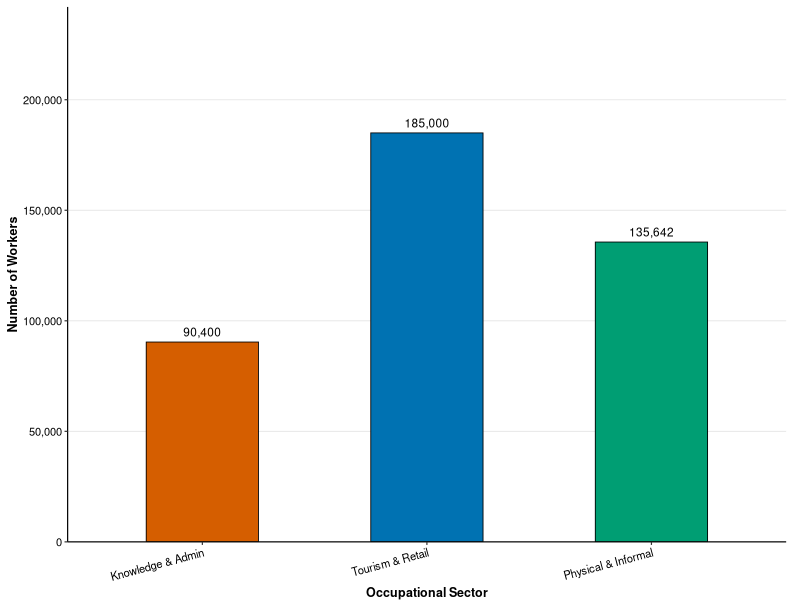
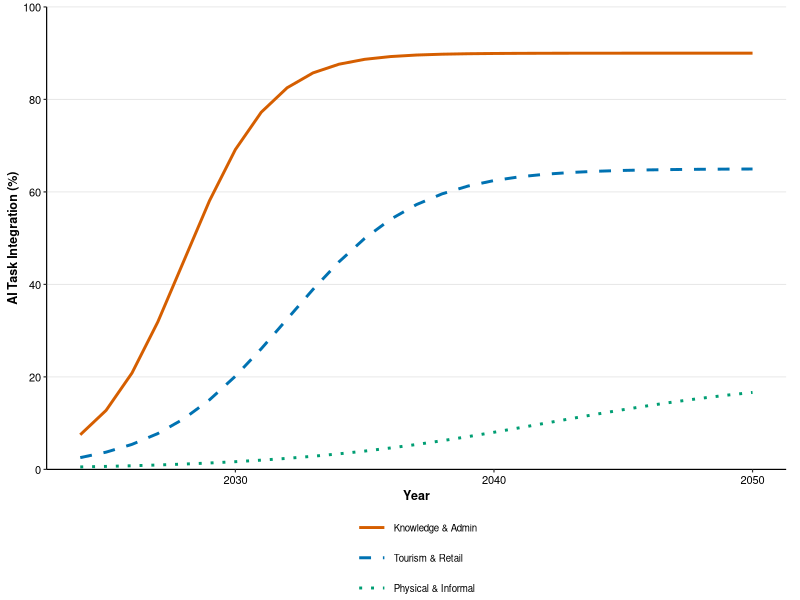
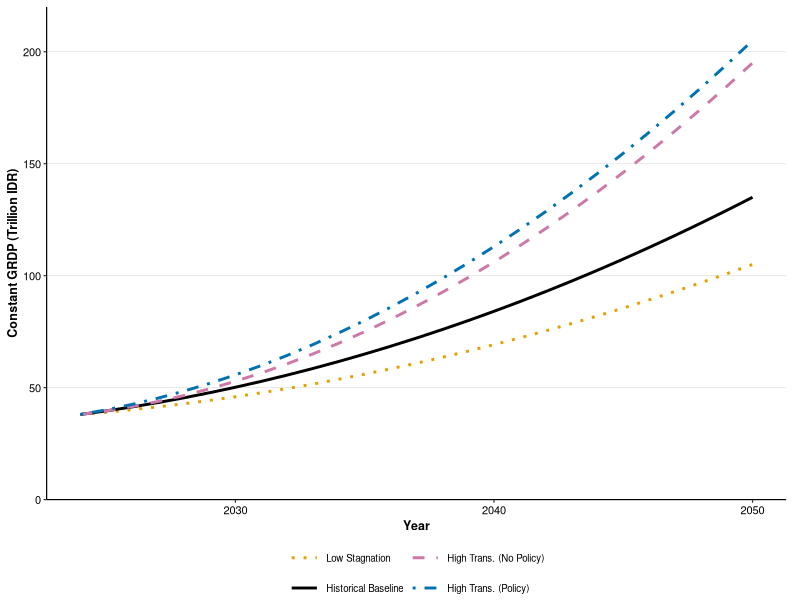
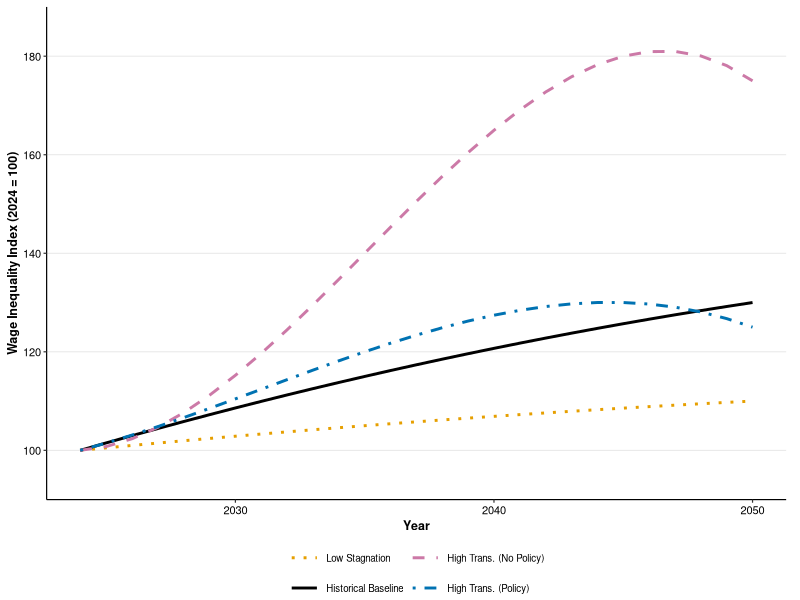

Write the R code that produced these figures, in order.
# ==============================================================================
# AI IMPACT ON KOTA DENPASAR: ACADEMIC FIGURE GENERATOR (LaTeX OPTIMIZED)
# ==============================================================================
# This script generates PDF figures optimized for a two-column academic journal.
# Adjustments include: 3.5-inch column widths, colorblind-safe palettes, 
# removal of in-plot titles (for LaTeX \caption integration), and multiple 
# linetypes for grayscale printing resilience.
# ==============================================================================

if (!require(ggplot2)) install.packages("ggplot2")
library(ggplot2)

# Ensure the output directory exists
dir.create("img", showWarnings = FALSE)

# ==============================================================================
# GLOBAL ACADEMIC THEME & PALETTES
# ==============================================================================

# Okabe-Ito Colorblind-Safe Palette (Gold standard for scientific journals)
journal_colors <- c(
  "orange" = "#E69F00", 
  "sky_blue" = "#56B4E9", 
  "bluish_green" = "#009E73", 
  "yellow" = "#F0E442", 
  "blue" = "#0072B2", 
  "vermilion" = "#D55E00", 
  "reddish_purple" = "#CC79A7",
  "black" = "#000000"
)

# Academic layout optimized for 3.5-inch single-column width
academic_theme <- theme_classic(base_size = 9) +
  theme(
    text = element_text(family = "sans", color = "black"),
    axis.text = element_text(color = "black", size = 8),
    axis.title = element_text(color = "black", size = 9, face = "bold"),
    legend.position = "bottom",
    legend.title = element_blank(),
    legend.text = element_text(size = 7),
    legend.key.width = unit(0.8, "cm"),
    legend.margin = margin(t = 0, b = 0),
    panel.grid.major.y = element_line(color = "gray90", linewidth = 0.3),
    plot.margin = margin(t = 5, r = 10, b = 0, l = 5)
  )

# Output dimensions for LaTeX single-column (inches)
fig_width <- 3.5
fig_height <- 2.8

# ==============================================================================
# PHASE 1: EXPOSURE ASSESSMENT (Shift-Share & Task Exposure)
# ==============================================================================
cat("Generating Academic Phase 1: Occupational Exposure...\n")

phase1_data <- data.frame(
  Sector = factor(c("Knowledge & Admin", "Tourism & Retail", "Physical & Informal"),
                  levels = c("Knowledge & Admin", "Tourism & Retail", "Physical & Informal")),
  Workers = c(90400, 185000, 135642)
)

plot_phase1 <- ggplot(phase1_data, aes(x = Sector, y = Workers, fill = Sector)) +
  geom_bar(stat = "identity", width = 0.5, color = "black", linewidth = 0.3) +
  geom_text(aes(label = scales::comma(Workers)), vjust = -0.6, size = 3) +
  scale_fill_manual(values = unname(c(journal_colors["vermilion"], journal_colors["blue"], journal_colors["bluish_green"]))) +
  scale_y_continuous(labels = scales::comma, limits = c(0, 220000), expand = expansion(mult = c(0, 0.1))) +
  labs(x = "Occupational Sector", y = "Number of Workers") +
  academic_theme + 
  theme(legend.position = "none", axis.text.x = element_text(angle = 15, hjust = 1))

# ==============================================================================
# PHASE 2: TEMPORAL DIFFUSION (S-CURVES)
# ==============================================================================
cat("Generating Academic Phase 2: S-Curves...\n")

calc_scurve <- function(t, L, k, t0, accel) {
  t0_adjusted <- t0 - accel
  return(L / (1 + exp(-k * (t - t0_adjusted))))
}

years <- 2024:2050
ACCEL <- 3 # 3 years acceleration applied

phase2_data <- data.frame(
  Year = rep(years, 3),
  Sector = factor(rep(c("Knowledge & Admin", "Tourism & Retail", "Physical & Informal"), each = length(years)),
                  levels = c("Knowledge & Admin", "Tourism & Retail", "Physical & Informal"))
)

phase2_data$Adoption_Rate <- c(
  calc_scurve(years, 90, 0.6, 2031, ACCEL),
  calc_scurve(years, 65, 0.4, 2035, ACCEL),
  calc_scurve(years, 20, 0.2, 2042, 0)
)

plot_phase2 <- ggplot(phase2_data, aes(x = Year, y = Adoption_Rate, color = Sector, linetype = Sector)) +
  geom_line(linewidth = 1) +
  scale_color_manual(values = unname(c(journal_colors["vermilion"], journal_colors["blue"], journal_colors["bluish_green"]))) +
  scale_linetype_manual(values = c("solid", "dashed", "dotted")) +
  scale_y_continuous(limits = c(0, 100), breaks = seq(0, 100, 20), expand = c(0,0)) +
  labs(x = "Year", y = "AI Task Integration (%)") +
  academic_theme +
  guides(color = guide_legend(ncol = 1)) # Stack legend vertically for compact width

# ==============================================================================
# PHASE 3: MACROECONOMIC PROJECTION (Combined Scenarios)
# ==============================================================================
cat("Generating Academic Phase 3: Macroeconomic Projections...\n")

# To provide a rigorous academic chart, we map all scenarios onto the same plot.
scenarios <- c("Low Stagnation", "Historical Baseline", "High Trans. (No Policy)", "High Trans. (Policy)")

# Define spline anchor points
pts_grdp <- list(
  spline(c(2024, 2035, 2050), c(38, 56, 105), xout = years),
  spline(c(2024, 2035, 2050), c(38, 65, 135), xout = years),
  spline(c(2024, 2035, 2050), c(38, 75, 195), xout = years),
  spline(c(2024, 2035, 2050), c(38, 80, 205), xout = years)
)

pts_ineq <- list(
  spline(c(2024, 2035, 2050), c(100, 105, 110), xout = years),
  spline(c(2024, 2035, 2050), c(100, 115, 130), xout = years),
  spline(c(2024, 2035, 2045, 2050), c(100, 140, 180, 175), xout = years),
  spline(c(2024, 2035, 2045, 2050), c(100, 120, 130, 125), xout = years)
)

# Build Dataframes
phase3_grdp <- data.frame()
phase3_ineq <- data.frame()

for(i in 1:4) {
  phase3_grdp <- rbind(phase3_grdp, data.frame(Year = years, Value = pts_grdp[[i]]$y, Scenario = scenarios[i]))
  phase3_ineq <- rbind(phase3_ineq, data.frame(Year = years, Value = pts_ineq[[i]]$y, Scenario = scenarios[i]))
}

# Factor ordering
phase3_grdp$Scenario <- factor(phase3_grdp$Scenario, levels = scenarios)
phase3_ineq$Scenario <- factor(phase3_ineq$Scenario, levels = scenarios)

# Colors and Linetypes for scenarios
scen_colors <- unname(c(journal_colors["orange"], journal_colors["black"], journal_colors["reddish_purple"], journal_colors["blue"]))
scen_lines <- c("dotted", "solid", "dashed", "dotdash")

# GRDP Plot
plot_phase3_grdp <- ggplot(phase3_grdp, aes(x = Year, y = Value, color = Scenario, linetype = Scenario)) +
  geom_line(linewidth = 1) +
  scale_color_manual(values = scen_colors) +
  scale_linetype_manual(values = scen_lines) +
  scale_y_continuous(limits = c(0, 220), breaks = seq(0, 200, 50), expand = c(0,0)) +
  labs(x = "Year", y = "Constant GRDP (Trillion IDR)") +
  academic_theme +
  guides(color = guide_legend(ncol = 2))

# Inequality Plot
plot_phase3_ineq <- ggplot(phase3_ineq, aes(x = Year, y = Value, color = Scenario, linetype = Scenario)) +
  geom_line(linewidth = 1) +
  scale_color_manual(values = scen_colors) +
  scale_linetype_manual(values = scen_lines) +
  scale_y_continuous(limits = c(90, 190), breaks = seq(100, 180, 20), expand = c(0,0)) +
  labs(x = "Year", y = "Wage Inequality Index (2024 = 100)") +
  academic_theme +
  guides(color = guide_legend(ncol = 2))

# ==============================================================================
# EXPORT AS PDFs
# ==============================================================================
cat("\nExporting plots to PDF format for LaTeX...\n")

ggsave("img/Denpasar_Phase1_Exposure_Academic.pdf", plot_phase1, width = fig_width, height = fig_height, device = "pdf")
ggsave("img/Denpasar_Phase2_SCurves_Academic.pdf", plot_phase2, width = fig_width, height = fig_height, device = "pdf")
ggsave("img/Denpasar_Phase3_GRDP_Academic.pdf", plot_phase3_grdp, width = fig_width, height = fig_height, device = "pdf")
ggsave("img/Denpasar_Phase3_Inequality_Academic.pdf", plot_phase3_ineq, width = fig_width, height = fig_height, device = "pdf")

cat("Academic PDF exports complete.\n")
